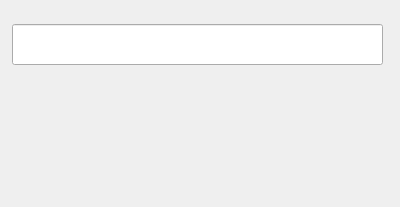
<?xml version="1.0" encoding="UTF-8"?>
<ui version="4.0">
 <class>Dialog</class>
 <widget class="QDialog" name="Dialog">
  <property name="geometry">
   <rect>
    <x>0</x>
    <y>0</y>
    <width>400</width>
    <height>207</height>
   </rect>
  </property>
  <property name="windowTitle">
   <string>Dialog</string>
  </property>
  <widget class="QLabel" name="spinningAnimation">
   <property name="geometry">
    <rect>
     <x>150</x>
     <y>100</y>
     <width>91</width>
     <height>81</height>
    </rect>
   </property>
   <property name="text">
    <string/>
   </property>
  </widget>
  <widget class="QLineEdit" name="waitingDialogMessage">
   <property name="geometry">
    <rect>
     <x>12</x>
     <y>24</y>
     <width>371</width>
     <height>41</height>
    </rect>
   </property>
  </widget>
 </widget>
 <resources/>
 <connections/>
</ui>
